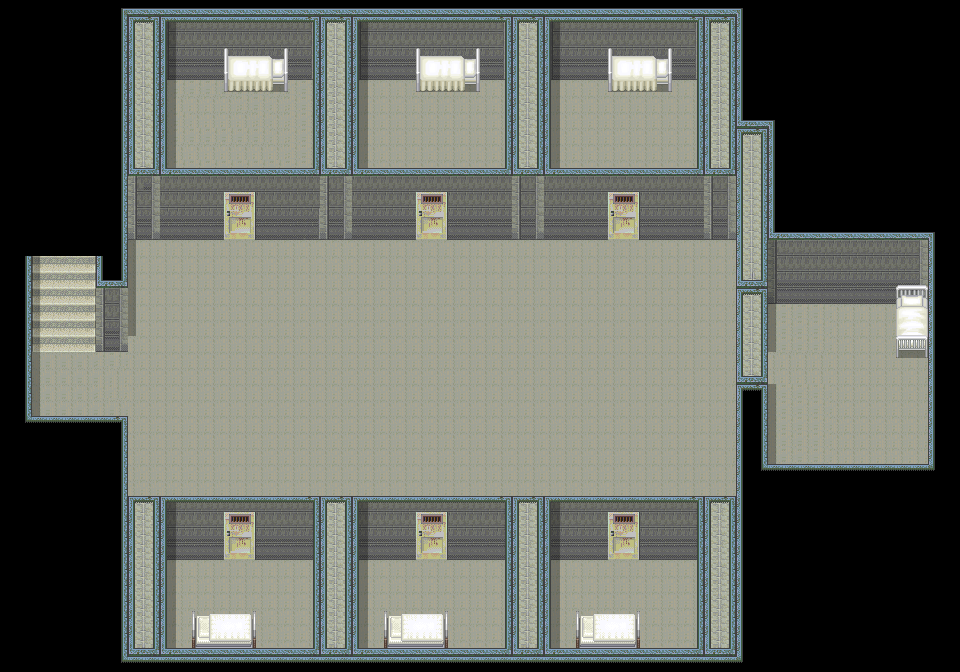

This game map was drawn from its Tiled (.tmx) file and the tilesets committed beside it. A one-line description and the trimmed map source follow:
An orthogonal 60x42 tile map with 16x16 px tiles, 24 tile layers (Base, MonoShita, door, doorA1, ...), 4 tilesets and 55 objects.

<map version="1.0" orientation="orthogonal" renderorder="right-down" width="60" height="42" tilewidth="16" tileheight="16" backgroundcolor="#000000" nextobjectid="71">
 <tileset firstgid="1" name="clear-Door-Metal01" tilewidth="16" tileheight="16" tilecount="128" columns="8">
  <image source="clear-Door-Metal01.png" trans="aa55ff" width="128" height="256" />
 </tileset>
 <tileset firstgid="129" name="ST-Sewer-01" tilewidth="16" tileheight="16" tilecount="1504" columns="16">
  <image source="ST-Sewer-01.png" trans="aa55ff" width="256" height="1504" />
 </tileset>
 <tileset firstgid="1633" name="ed4" tilewidth="16" tileheight="16" tilecount="480" columns="30">
  <image source="ed4.png" trans="aa55ff" width="480" height="256" />
 </tileset>
 <tileset firstgid="2113" name="ST-Hospital-I01" tilewidth="16" tileheight="16" tilecount="1856" columns="16">
  <image source="ST-Hospital-I01.png" trans="aa55ff" width="256" height="1856" />
 </tileset>
 <layer name="Base" width="60" height="42">
  <properties>
   <property name="cc_vertexz" value="-13" />
  </properties>
  <data>[2520 cells, 1748 non-empty, 37 distinct tile ids]</data>
 </layer>
 <layer name="MonoShita" width="60" height="42">
  <properties>
   <property name="cc_vertexz" value="-12" />
  </properties>
  <data>[2520 cells, 84 non-empty, 36 distinct tile ids]</data>
 </layer>
 <layer name="door" width="60" height="42">
  <properties>
   <property name="cc_vertexz" value="-11" />
  </properties>
  <data>[2520 cells, 48 non-empty, 8 distinct tile ids]</data>
 </layer>
 <layer name="doorA1" width="60" height="42">
  <properties>
   <property name="cc_vertexz" value="-11" />
  </properties>
  <data>[2520 cells, 8 non-empty, 8 distinct tile ids]</data>
 </layer>
 <layer name="doorA2" width="60" height="42">
  <properties>
   <property name="cc_vertexz" value="-11" />
  </properties>
  <data>[2520 cells, 8 non-empty, 8 distinct tile ids]</data>
 </layer>
 <layer name="doorA3" width="60" height="42">
  <properties>
   <property name="cc_vertexz" value="-11" />
  </properties>
  <data>[2520 cells, 8 non-empty, 8 distinct tile ids]</data>
 </layer>
 <layer name="doorB1" width="60" height="42">
  <properties>
   <property name="cc_vertexz" value="-11" />
  </properties>
  <data>[2520 cells, 8 non-empty, 8 distinct tile ids]</data>
 </layer>
 <layer name="doorB2" width="60" height="42">
  <properties>
   <property name="cc_vertexz" value="-11" />
  </properties>
  <data>[2520 cells, 8 non-empty, 8 distinct tile ids]</data>
 </layer>
 <layer name="doorB3" width="60" height="42">
  <properties>
   <property name="cc_vertexz" value="-11" />
  </properties>
  <data>[2520 cells, 8 non-empty, 8 distinct tile ids]</data>
 </layer>
 <layer name="doorC1" width="60" height="42">
  <properties>
   <property name="cc_vertexz" value="-11" />
  </properties>
  <data>[2520 cells, 8 non-empty, 8 distinct tile ids]</data>
 </layer>
 <layer name="doorC2" width="60" height="42">
  <properties>
   <property name="cc_vertexz" value="-11" />
  </properties>
  <data>[2520 cells, 8 non-empty, 8 distinct tile ids]</data>
 </layer>
 <layer name="doorC3" width="60" height="42">
  <properties>
   <property name="cc_vertexz" value="-11" />
  </properties>
  <data>[2520 cells, 8 non-empty, 8 distinct tile ids]</data>
 </layer>
 <layer name="doorD1" width="60" height="42">
  <properties>
   <property name="cc_vertexz" value="-11" />
  </properties>
  <data>[2520 cells, 11 non-empty, 8 distinct tile ids]</data>
 </layer>
 <layer name="doorD2" width="60" height="42">
  <properties>
   <property name="cc_vertexz" value="-11" />
  </properties>
  <data>[2520 cells, 8 non-empty, 8 distinct tile ids]</data>
 </layer>
 <layer name="doorD3" width="60" height="42">
  <properties>
   <property name="cc_vertexz" value="-11" />
  </properties>
  <data>[2520 cells, 8 non-empty, 8 distinct tile ids]</data>
 </layer>
 <layer name="doorE1" width="60" height="42">
  <properties>
   <property name="cc_vertexz" value="-11" />
  </properties>
  <data>[2520 cells, 8 non-empty, 8 distinct tile ids]</data>
 </layer>
 <layer name="doorE2" width="60" height="42">
  <properties>
   <property name="cc_vertexz" value="-11" />
  </properties>
  <data>[2520 cells, 8 non-empty, 8 distinct tile ids]</data>
 </layer>
 <layer name="doorE3" width="60" height="42">
  <properties>
   <property name="cc_vertexz" value="-11" />
  </properties>
  <data>[2520 cells, 8 non-empty, 8 distinct tile ids]</data>
 </layer>
 <layer name="doorF1" width="60" height="42">
  <properties>
   <property name="cc_vertexz" value="-11" />
  </properties>
  <data>[2520 cells, 8 non-empty, 8 distinct tile ids]</data>
 </layer>
 <layer name="doorF2" width="60" height="42">
  <properties>
   <property name="cc_vertexz" value="-11" />
  </properties>
  <data>[2520 cells, 8 non-empty, 8 distinct tile ids]</data>
 </layer>
 <layer name="doorF3" width="60" height="42">
  <properties>
   <property name="cc_vertexz" value="-11" />
  </properties>
  <data>[2520 cells, 8 non-empty, 8 distinct tile ids]</data>
 </layer>
 <objectgroup name="collision">
  <object id="1" x="0" y="416" width="128" height="288" />
  <object id="2" x="128" y="496" width="32" height="176" />
  <object id="3" x="160" y="656" width="608" height="16" />
  <object id="4" x="736" y="384" width="32" height="272" />
  <object id="5" x="768" y="464" width="192" height="32" />
  <object id="6" x="928" y="208" width="32" height="256" />
  <object id="8" x="736" y="128" width="192" height="176" />
  <object id="9" x="704" y="16" width="32" height="224" />
  <object id="10" x="640" y="192" width="64" height="48" />
  <object id="11" x="448" y="192" width="160" height="48" />
  <object id="12" x="256" y="192" width="160" height="48" />
  <object id="13" x="128" y="192" width="96" height="48" />
  <object id="17" x="128" y="16" width="608" height="64" />
  <object id="18" x="128" y="80" width="32" height="112" />
  <object id="19" x="320" y="80" width="32" height="112" />
  <object id="20" x="512" y="80" width="32" height="112" />
  <object id="21" x="704" y="80" width="32" height="96" />
  <object id="22" x="224" y="80" width="64" height="16" />
  <object id="23" x="416" y="80" width="64" height="16" />
  <object id="24" x="608" y="80" width="64" height="16" />
  <object id="25" x="896" y="304" width="32" height="48" />
  <object id="26" x="0" y="224" width="32" height="192" />
  <object id="27" x="96" y="16" width="32" height="336" />
  <object id="28" x="128" y="496" width="32" height="160" />
  <object id="31" x="128" y="496" width="32" height="160" />
  <object id="32" x="320" y="496" width="32" height="160" />
  <object id="33" x="512" y="496" width="32" height="160" />
  <object id="34" x="704" y="496" width="32" height="160" />
  <object id="35" x="160" y="528" width="64" height="32" />
  </objectgroup>
 <objectgroup name="event">
  <!-- 10 objects omitted --></objectgroup>
 <layer name="CharaUe" width="60" height="42">
  <data>[2520 cells, 120 non-empty, 4 distinct tile ids]</data>
 </layer>
 <layer name="shadow" width="60" height="42">
  <data>[2520 cells, 88 non-empty, 3 distinct tile ids]</data>
 </layer>
 <layer name="CharaUe2" width="60" height="42">
  <data>[2520 cells, 628 non-empty, 13 distinct tile ids]</data>
 </layer>
 <objectgroup name="item">
  <!-- 1 objects omitted --></objectgroup>
</map>
<!-- 26 of 55 objects omitted -->
